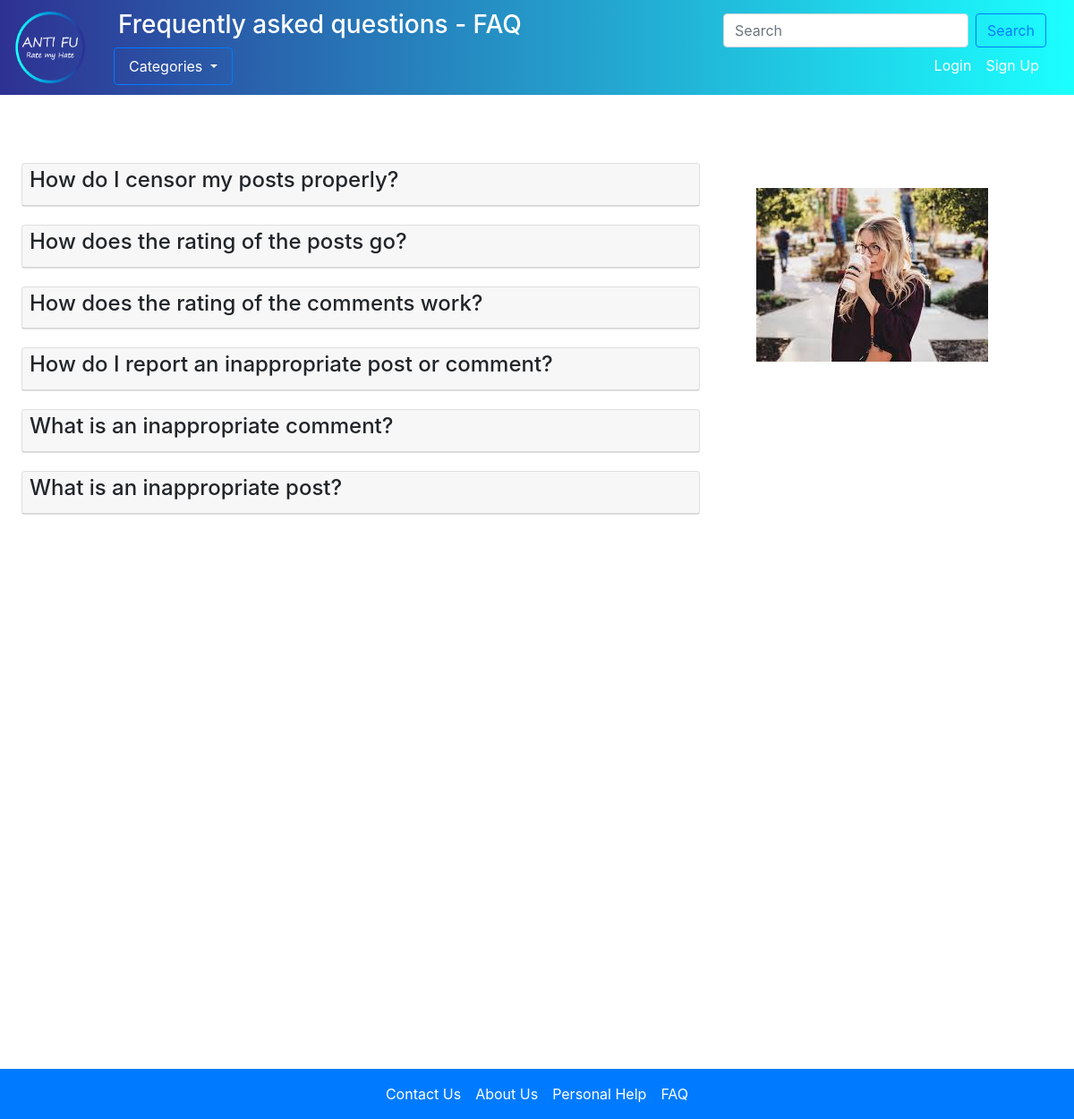
Page /antifu/faq/ on the committed database.
### antifu/models.py (models this page shows, shortened)
class FAQ(models.Model):
    questions = models.TextField(blank=True)
    answers = models.TextField(blank=True)

### antifu/views.py (the view)
def faq(request):
    category_list = Category.objects.all()
    faqs = FAQ.objects.all()
    context_dict = {"faqs": faqs,
                    'categories': category_list}
    return render(request, 'antifu/FAQ.html',context_dict)

### templates/antifu/FAQ.html (shortened to what this page needs)
{% extends 'antifu/base.html' %}
{% load staticfiles %}
{% block link_block %}
  <link rel="stylesheet" type="text/css" href="{%static "css/faq.css"%}">
{% endblock %}
{% block header_block %}
  Frequently asked questions - FAQ
{% endblock %}
{% block body_block %}
<div class="row">
  <div class="col-8">
    {% for faq in faqs %}
        <div class="toggle-panel faq_container pt-3 mt-1">
          <div class="card faq">
            <div class="card-header text-left faq_question" role="tab">
              <a role="button" class="panel-title text-black">
                <h4 class="mt-1 ml-2">{{ faq.questions }}</h4>
              </a>
            </div>
          </div>
        </div>
    {% endfor %}
</div>
<div class="col-4-sm col-2-xs">
  <img class="p-5" src="{% static "images/faq1.jpg" %}" alt="Questioning woman with coffee cup." />
</div>
{% endblock %}

### static/css/base.css (style rules this page uses)
.bodyClass { min-height: 75rem; padding-top: 4.0rem; margin-top: 50px; }

### static/css/faq.css (style rules this page uses)
.faq_question { margin: 0px; padding: 0px 0px 5px 0px; display: inline-block; cursor: pointer; font-weight: bold; }

### rows in the picture
FAQ: questions "How do I censor my posts properly?"
FAQ: questions "How does the rating of the posts go?"
FAQ: questions "How does the rating of the comments work?"
FAQ: questions "How do I report an inappropriate post or comment?"
FAQ: questions "What is an inappropriate comment?"
FAQ: questions "What is an inappropriate post?"
